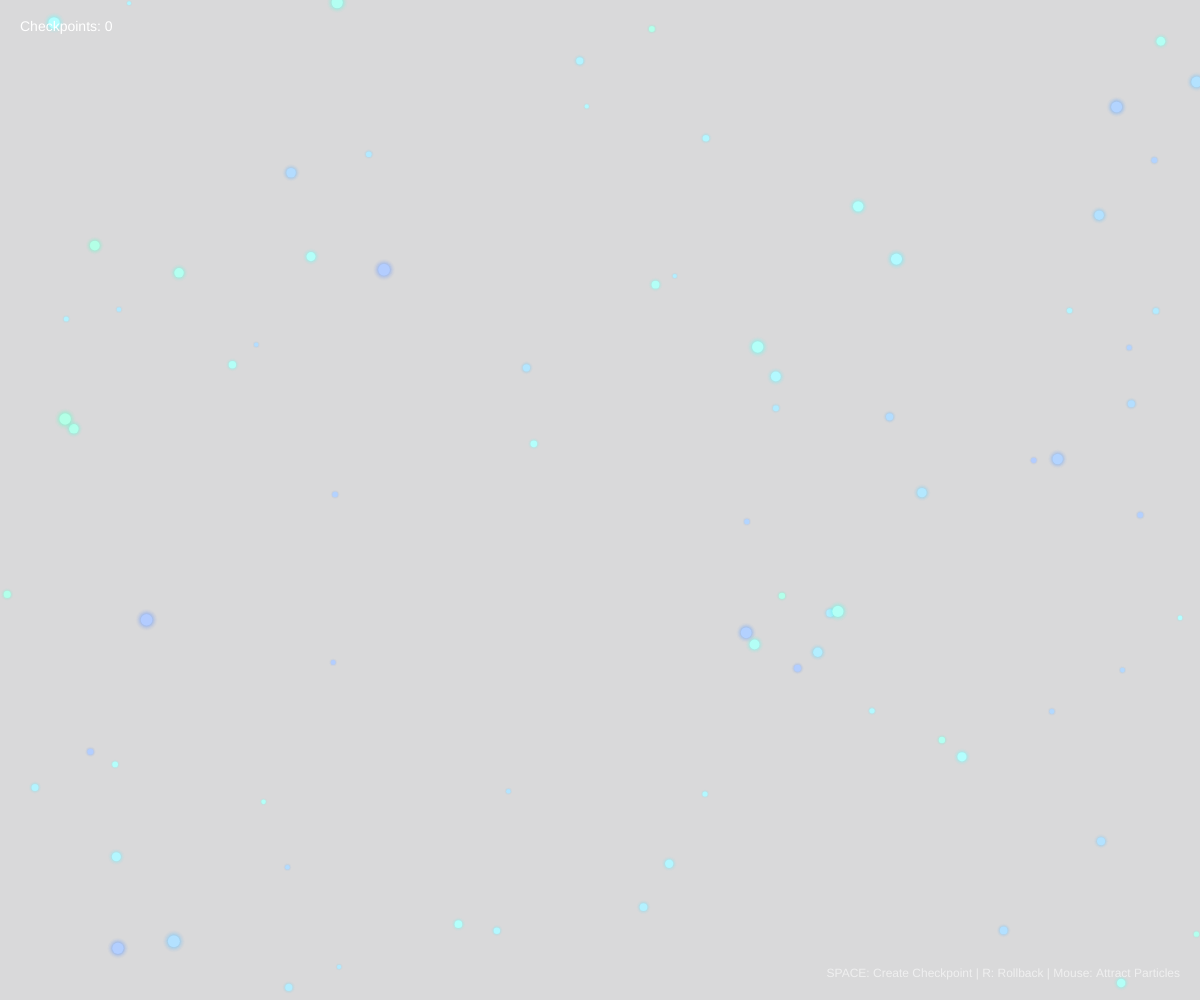
Frame 1 (no input)
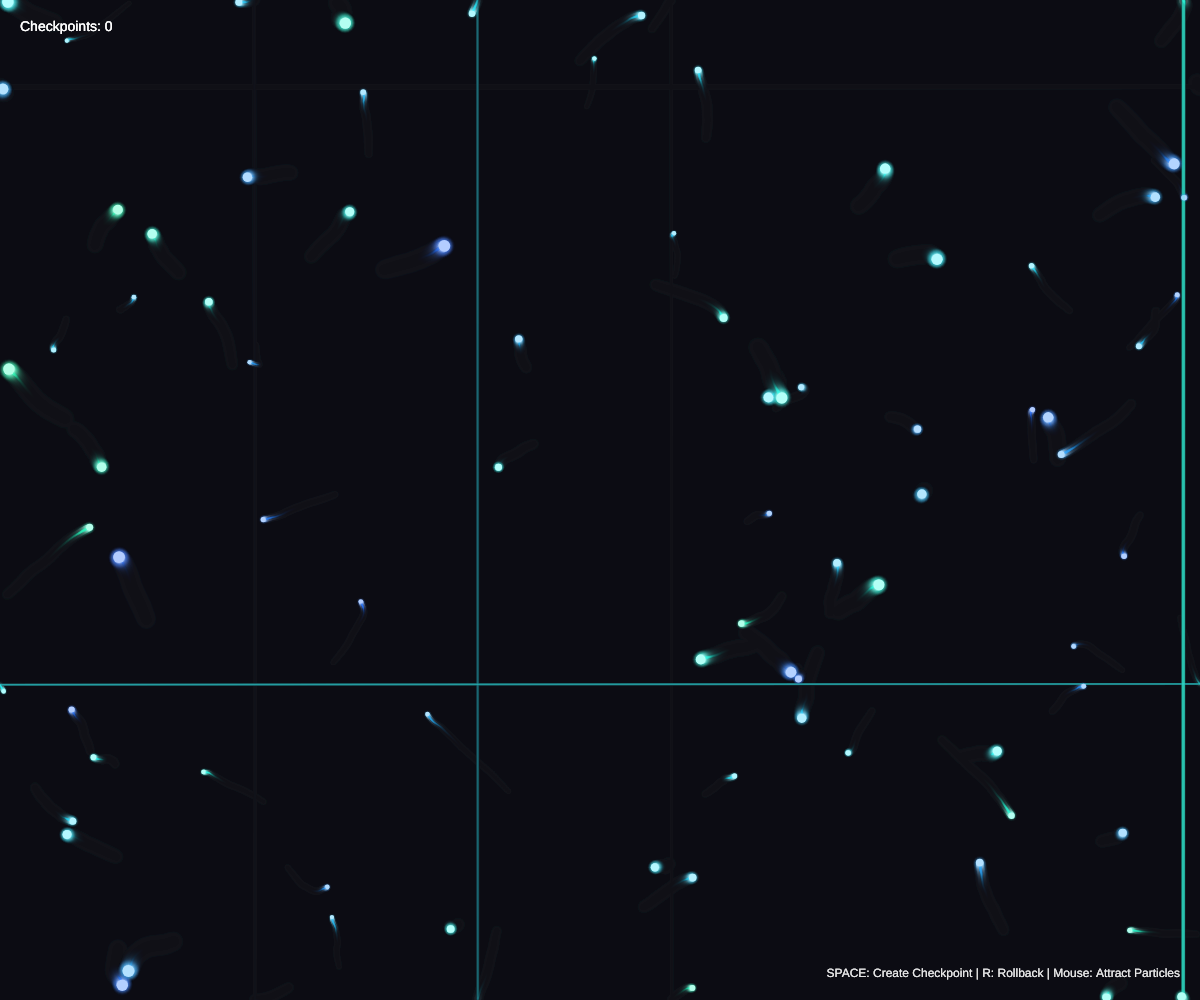
Frame 60 (no input)
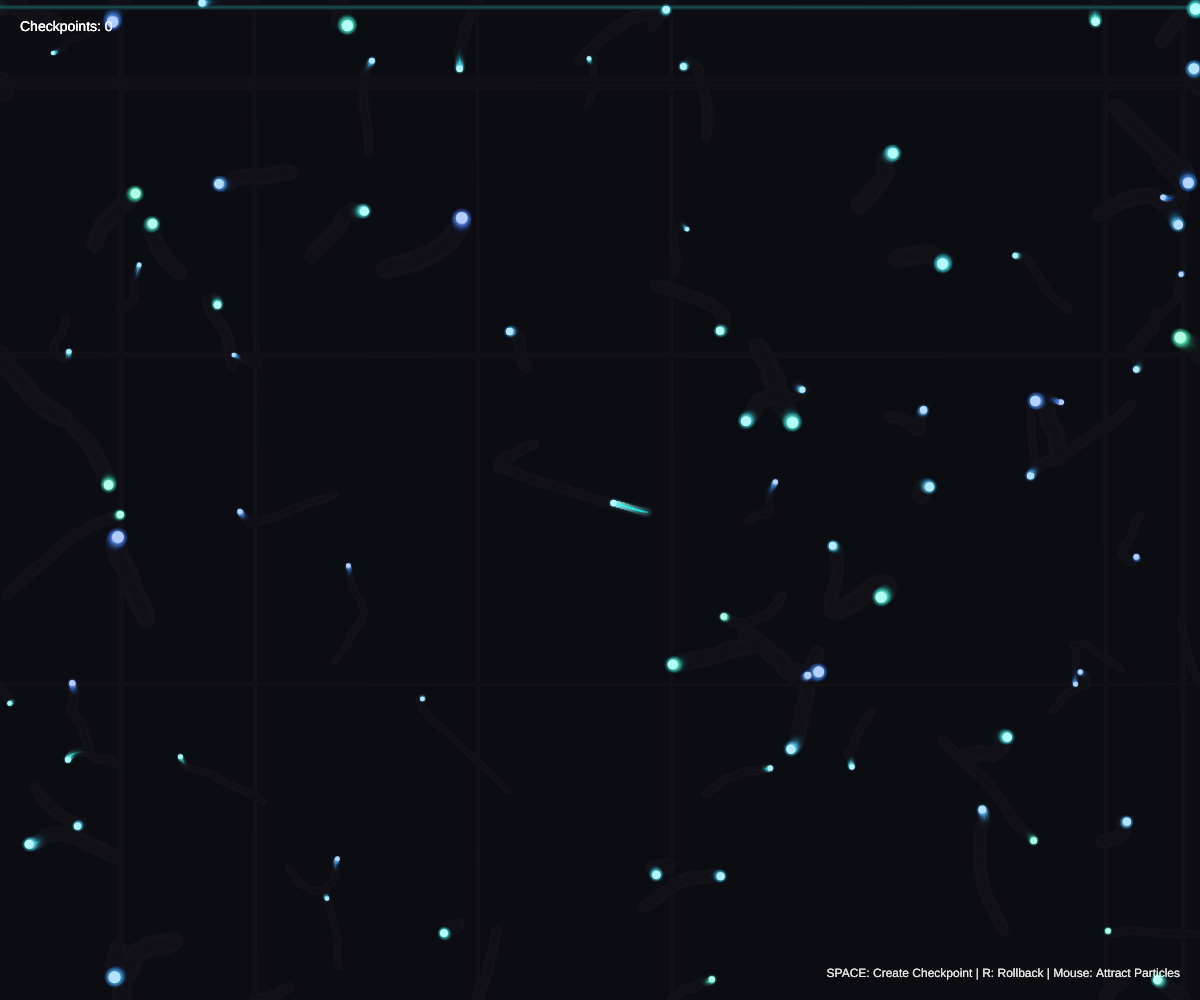
Frame 120 (the mouse pressed at the canvas centre since frame 60)

The p5.js sketch that drew these frames (run headless with seeded random() and noise() and a simulated clock; from frame 60 on, the mouse is pressed at the canvas centre):

// p5.js sketch
// ── sketch.js
// Daily Wonder - 2026-03-03
// Theme: Recovery/Rollback — Visualizing Agent Recovery

let particles = [];
let checkpoints = [];
let isRollingBack = false;
let flashAlpha = 0;
let lastCheckpointTime = 0;

const NUM_PARTICLES = 80;
const ROLLBACK_SPEED = 0.08;

class Particle {
  constructor(x, y) {
    this.x = x || random(width);
    this.y = y || random(height);
    this.vx = random(-2, 2);
    this.vy = random(-2, 2);
    this.targetX = this.x;
    this.targetY = this.y;
    this.size = random(4, 12);
    this.hue = random(160, 220); // cyan-blue range
    this.trail = [];
    this.maxTrail = 15;
  }

  update(mouseInfluence) {
    if (isRollingBack) {
      // Smooth animation back to checkpoint position
      this.x = lerp(this.x, this.targetX, ROLLBACK_SPEED);
      this.y = lerp(this.y, this.targetY, ROLLBACK_SPEED);
      this.vx *= 0.95;
      this.vy *= 0.95;
    } else {
      // Mouse influence
      if (mouseInfluence) {
        let dx = mouseX - this.x;
        let dy = mouseY - this.y;
        let dist = sqrt(dx * dx + dy * dy);
        if (dist < 150) {
          let force = map(dist, 0, 150, 0.5, 0);
          this.vx += (dx / dist) * force;
          this.vy += (dy / dist) * force;
        }
      }

      // Apply velocity with damping
      this.vx *= 0.98;
      this.vy *= 0.98;
      
      // Add slight random movement
      this.vx += random(-0.1, 0.1);
      this.vy += random(-0.1, 0.1);

      this.x += this.vx;
      this.y += this.vy;

      // Wrap around edges
      if (this.x < 0) this.x = width;
      if (this.x > width) this.x = 0;
      if (this.y < 0) this.y = height;
      if (this.y > height) this.y = 0;
    }

    // Update trail
    this.trail.push({ x: this.x, y: this.y });
    if (this.trail.length > this.maxTrail) {
      this.trail.shift();
    }
  }

  draw() {
    // Draw trail
    noFill();
    for (let i = 0; i < this.trail.length - 1; i++) {
      let alpha = map(i, 0, this.trail.length, 0, 150);
      stroke(this.hue, 80, 100, alpha);
      strokeWeight(map(i, 0, this.trail.length, 1, this.size * 0.5));
      line(this.trail[i].x, this.trail[i].y, this.trail[i + 1].x, this.trail[i + 1].y);
    }

    // Draw particle
    noStroke();
    
    // Glow effect
    for (let r = this.size * 2; r > 0; r -= 2) {
      let alpha = map(r, 0, this.size * 2, 255, 0);
      fill(this.hue, 70, 100, alpha * 0.3);
      ellipse(this.x, this.y, r, r);
    }
    
    // Core
    fill(this.hue, 30, 100);
    ellipse(this.x, this.y, this.size, this.size);
  }

  getState() {
    return { x: this.x, y: this.y, vx: this.vx, vy: this.vy };
  }

  setTarget(state) {
    this.targetX = state.x;
    this.targetY = state.y;
  }
}

function setup() {
  createCanvas(windowWidth, windowHeight);
  colorMode(HSB, 360, 100, 100, 255);
  
  // Initialize particles
  for (let i = 0; i < NUM_PARTICLES; i++) {
    particles.push(new Particle());
  }
}

function draw() {
  // Dark background with slight fade for trails
  background(220, 30, 8, 40);
  
  // Flash effect when checkpoint is created
  if (flashAlpha > 0) {
    background(180, 50, 100, flashAlpha);
    flashAlpha -= 15;
  }

  // Check if rollback is complete
  if (isRollingBack) {
    let allArrived = true;
    for (let p of particles) {
      if (dist(p.x, p.y, p.targetX, p.targetY) > 2) {
        allArrived = false;
        break;
      }
    }
    if (allArrived) {
      isRollingBack = false;
    }
  }

  // Update and draw particles
  let mouseInfluence = mouseX > 0 && mouseX < width && mouseY > 0 && mouseY < height;
  for (let p of particles) {
    p.update(mouseInfluence);
    p.draw();
  }

  // Draw UI
  drawUI();
}

function drawUI() {
  // Checkpoint indicator
  fill(255);
  noStroke();
  textSize(14);
  textAlign(LEFT, TOP);
  text(`Checkpoints: ${checkpoints.length}`, 20, 20);
  
  // Draw checkpoint timeline
  let timelineY = 50;
  for (let i = 0; i < checkpoints.length; i++) {
    let x = 20 + i * 20;
    fill(180, 80, 100);
    ellipse(x, timelineY, 12, 12);
    if (i < checkpoints.length - 1) {
      stroke(180, 80, 100, 100);
      strokeWeight(2);
      line(x + 6, timelineY, x + 14, timelineY);
    }
  }

  // Instructions
  fill(255, 150);
  textSize(12);
  textAlign(RIGHT, BOTTOM);
  text('SPACE: Create Checkpoint | R: Rollback | Mouse: Attract Particles', width - 20, height - 20);

  // Rollback indicator
  if (isRollingBack) {
    textAlign(CENTER, CENTER);
    textSize(24);
    fill(60, 100, 100);
    text('⟲ ROLLING BACK...', width / 2, height / 2 - 50);
  }
}

function keyPressed() {
  if (key === ' ' || keyCode === 32) {
    createCheckpoint();
    return false; // Prevent page scrolling
  }
  
  if (key === 'r' || key === 'R') {
    rollback();
  }
}

function createCheckpoint() {
  // Save current state of all particles
  let state = particles.map(p => p.getState());
  checkpoints.push({
    particles: state,
    time: millis()
  });
  
  // Visual feedback
  flashAlpha = 100;
  lastCheckpointTime = millis();
  
  // Limit checkpoint history
  if (checkpoints.length > 10) {
    checkpoints.shift();
  }
}

function rollback() {
  if (checkpoints.length === 0) return;
  
  // Get last checkpoint
  let checkpoint = checkpoints.pop();
  
  // Set target positions for all particles
  for (let i = 0; i < particles.length; i++) {
    if (checkpoint.particles[i]) {
      particles[i].setTarget(checkpoint.particles[i]);
    }
  }
  
  isRollingBack = true;
}

function windowResized() {
  resizeCanvas(windowWidth, windowHeight);
}

function mousePressed() {
  // Create a burst of velocity towards mouse
  for (let p of particles) {
    let dx = mouseX - p.x;
    let dy = mouseY - p.y;
    let dist_val = sqrt(dx * dx + dy * dy);
    if (dist_val < 200) {
      let force = map(dist_val, 0, 200, 3, 0);
      p.vx += (dx / dist_val) * force;
      p.vy += (dy / dist_val) * force;
    }
  }
}
